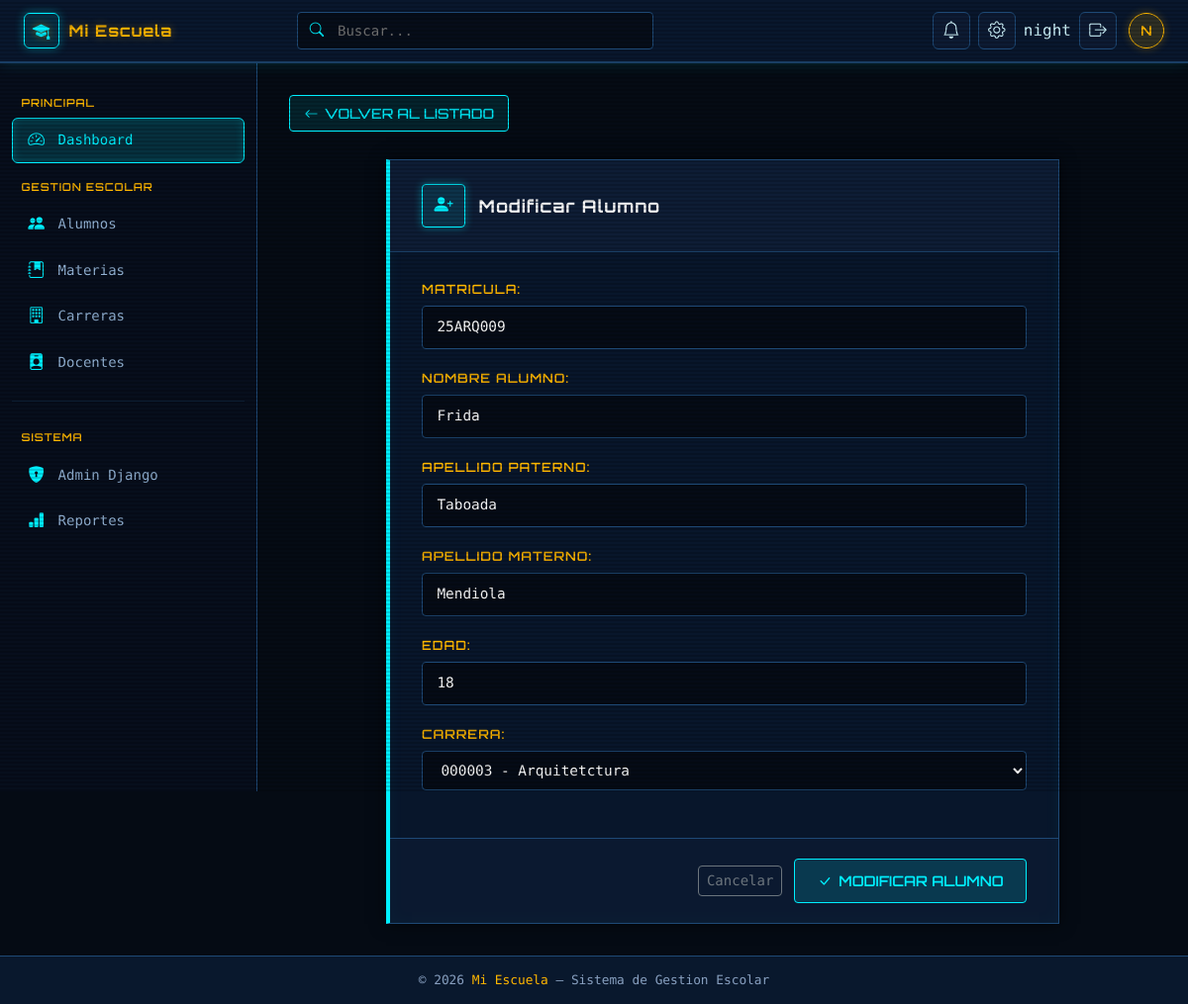
The app's page /alumno/editar/3/ (signed in) with its own data.
### dark/models.py (models this page shows, shortened)
class Alumno(models.Model):
    matricula = models.CharField(verbose_name='Matricula', max_length=8, unique=True)
    nombre = models.CharField(verbose_name='Nombre alumno', max_length=50)
    apellido_paterno = models.CharField(verbose_name='Apellido paterno', max_length=100)
    apellido_materno = models.CharField(verbose_name='Apellido materno', max_length=100)
    edad = models.IntegerField(verbose_name='Edad')
    fecha_registro = models.DateTimeField(auto_now_add=True)
    carrera = models.ForeignKey('Patos', on_delete=models.PROTECT, verbose_name='Carrera')

class Patos(models.Model):
    clave = models.CharField(verbose_name='Clave', max_length=8, unique=True)
    carrera = models.CharField(verbose_name='Nombre Carrera', max_length=50)
    class Meta:
        verbose_name = 'Carrera'
        verbose_name_plural = 'Carreras'
    def __str__(self):
        return f'{self.clave} - {self.carrera}'

### dark/views.py (the view)
# urls.py: path('alumno/editar/<int:pk>/', views.editar_alumno, name='editar_alumno'),
@login_required
def editar_alumno(request, pk):
    alumno = get_object_or_404(Alumno, pk=pk)
    if request.method == 'POST':
        formulario = AlumnoForm(request.POST, instance=alumno)
        if formulario.is_valid():
            formulario.save()
            return redirect('lista_alumnos')
    else:
        formulario = AlumnoForm(instance=alumno)
    return render(request, 'crear_alumno.html', {'formulario': formulario, 'accion': 'Modificar'})

### dark/forms.py
class AlumnoForm(forms.ModelForm):
    class Meta:
        model = Alumno
        fields = ['matricula', 'nombre', 'apellido_paterno', 'apellido_materno', 'edad', 'carrera']
        widgets = {
            'matricula': forms.TextInput(attrs={'class': 'hud-input', 'placeholder': 'Ej. 23TID021'}),
            'nombre': forms.TextInput(attrs={'class': 'hud-input', 'placeholder': 'Nombre(s)'}),
            'apellido_paterno': forms.TextInput(attrs={'class': 'hud-input', 'placeholder': 'Apellido Paterno'}),
            'apellido_materno': forms.TextInput(attrs={'class': 'hud-input', 'placeholder': 'Apellido Materno'}),
            'edad': forms.NumberInput(attrs={'class': 'hud-input'}),
            'carrera': forms.Select(attrs={'class': 'hud-input'}),
        }

### dark/templates/crear_alumno.html (shortened to what this page needs)
{% extends "base.html" %}
{% block contenido %}
<div class="page-header">
    <a href="{% url 'lista_alumnos' %}" class="btn-back">
        <i class="bi bi-arrow-left"></i> Volver al listado
    </a>
</div>
<div class="form-card">
    <div class="form-card-header">
        <div class="form-card-icon">
            <i class="bi bi-person-plus-fill"></i>
        </div>
        <div>
            <p class="form-card-title">{{ accion }} Alumno</p>
        </div>
    </div>
    <form method="POST">
        <div class="form-card-body">
            {{ formulario.as_p }}
        </div>
        <div class="form-card-footer">
            <a href="{% url 'lista_alumnos' %}" class="btn btn-outline-secondary btn-sm" style="font-family: var(--font-mono);">
                Cancelar
            </a>
            <button type="submit" class="btn-save">
                <i class="bi bi-check-lg"></i> {{ accion }} Alumno
            </button>
        </div>
    </form>
</div>
{% endblock contenido %}

### dark/templates/base.html (shortened to what this page needs)
{% load static %}
<!DOCTYPE html>
<html lang="es">
<head>
    <link href="https://cdn.jsdelivr.net/npm/bootstrap@5.3.3/dist/css/bootstrap.min.css" rel="stylesheet">
    <link href="https://cdn.jsdelivr.net/npm/bootstrap-icons@1.11.3/font/bootstrap-icons.min.css" rel="stylesheet">
    <link href="{% static 'alumnos/css/base.css' %}" rel="stylesheet">
</head>
<body>
    <header class="top-navbar">
        <a href="#" class="brand">
            <div class="brand-icon">
                <i class="bi bi-mortarboard-fill"></i>
            </div>
            Mi Escuela
        </a>
        <div class="navbar-search d-none d-md-block">
            <div class="search-wrapper">
                <i class="bi bi-search"></i>
                <input type="text" placeholder="Buscar...">
            </div>
        </div>
        <div class="navbar-right">
            <button class="nav-icon-btn" title="Notificaciones">
                <i class="bi bi-bell"></i>
            </button>
            <button class="nav-icon-btn" title="Configuracion">
                <i class="bi bi-gear"></i>
            </button>
            {% if user.is_authenticated %}
            <span class="navbar-username">{{ user.username }}</span>
            <form method="POST" action="{% url 'logout' %}" style="margin:0;">
                <button type="submit" class="nav-icon-btn logout-btn" title="Cerrar sesión">
                    <i class="bi bi-box-arrow-right"></i>
                </button>
            </form>
            {% endif %}
            <div class="avatar" title="{{ user.username }}">{{ user.username|first|upper }}</div>
        </div>
    </header>
    <div class="app-wrapper">
        <aside id="sidebar">
            <div class="sidebar-section">
                <p class="sidebar-label">Principal</p>
                <a href="#" class="sidebar-link active">
                    <i class="bi bi-speedometer2"></i> Dashboard
                </a>
            </div>
            <div class="sidebar-section">
                <p class="sidebar-label">Gestion Escolar</p>
                <a href="{% url 'lista_alumnos' %}" class="sidebar-link">
                    <i class="bi bi-people-fill"></i> Alumnos
                </a>
                <a href="{% url 'lista_materias' %}" class="sidebar-link">
                    <i class="bi bi-journal-bookmark-fill"></i> Materias
                </a>
                <a href="{% url "lista_carreras" %}" class="sidebar-link">
                    <i class="bi bi-building"></i> Carreras
                </a>
                <a href="#" class="sidebar-link">
                    <i class="bi bi-person-badge-fill"></i> Docentes
                </a>
            </div>
            <hr class="sidebar-divider">
            <div class="sidebar-section">
                <p class="sidebar-label">Sistema</p>
                <a href="/admin/" class="sidebar-link">
                    <i class="bi bi-shield-lock-fill"></i> Admin Django
                </a>
                <a href="#" class="sidebar-link">
                    <i class="bi bi-bar-chart-fill"></i> Reportes
                </a>
            </div>
        </aside>
        <main id="main-content">
            {% block contenido %}{% endblock contenido %}
        </main>
    </div>
    <footer>
        &copy; 2026 <span>Mi Escuela</span> &mdash; Sistema de Gestion Escolar
    </footer>
</body>
</html>

### dark/templates/crear_alumno.html (style rules this page uses)
.page-header { display: flex; align-items: center; gap: 1rem; margin-bottom: 1.75rem; }
.btn-back { display: inline-flex; align-items: center; gap: 0.4rem; color: var(--hud-blue); text-decoration: none; font-size: 0.875rem; font-weight: 500; padding: 0.45rem 0.9rem; border: 1px solid var(--hud-blue); border-radius: 4px; background: rgba(0, 240, 255, 0.1); transition: all 0.15s; font-family: var(--font-heading); text-transform: uppercase; }
.form-card { background: var(--hud-card-bg); border: 1px solid var(--hud-border); border-left: 4px solid var(--hud-blue); border-radius: 0px; box-shadow: 0 0 15px rgba(0, 0, 0, 0.6), inset 0 0 15px rgba(0, 240, 255, 0.05); backdrop-filter: blur(5px); max-width: 680px; overflow: hidden; margin: 0 auto; }
.form-card-header { padding: 1.5rem 2rem; border-bottom: 1px solid var(--hud-border); display: flex; align-items: center; gap: 0.85rem; background: rgba(15, 30, 55, 0.9); }
.form-card-icon { width: 44px; height: 44px; border-radius: 4px; background: rgba(0, 240, 255, 0.1); border: 1px solid var(--hud-blue); color: var(--hud-blue); font-size: 1.2rem; display: flex; align-items: center; justify-content: center; flex-shrink: 0; box-shadow: 0 0 8px var(--hud-blue-glow); }
.form-card-title { font-size: 1.1rem; font-weight: 700; color: #ffffff; margin: 0; font-family: var(--font-heading); letter-spacing: 1px; }
.form-card-body { padding: 1.75rem 2rem; }
.form-card-footer { padding: 1.25rem 2rem; border-top: 1px solid var(--hud-border); display: flex; align-items: center; justify-content: flex-end; gap: 0.75rem; background: rgba(15, 30, 55, 0.5); }
.btn-save { display: inline-flex; align-items: center; gap: 0.45rem; background: rgba(0, 240, 255, 0.15); color: var(--hud-blue); border: 1px solid var(--hud-blue); border-radius: 4px; padding: 0.65rem 1.4rem; font-size: 0.9rem; font-weight: 600; cursor: pointer; transition: all 0.2s; font-family: var(--font-heading); text-transform: uppercase; }
.form-card-body p { margin-bottom: 1.25rem; }
.form-card-body p label { display: block; font-size: 0.8rem; font-weight: 600; color: var(--hud-gold); text-transform: uppercase; letter-spacing: 1px; margin-bottom: 0.4rem; font-family: var(--font-heading); }
.form-card-body input, .form-card-body select, .form-card-body textarea { border: 1px solid var(--hud-border) !important; border-radius: 4px !important; padding: 0.65rem 0.9rem !important; font-size: 0.9rem !important; color: #ffffff !important; background: rgba(5, 11, 20, 0.9) !important; outline: none !important; width: 100% !important; transition: border-color 0.2s, box-shadow 0.2s !important; font-family: var(--font-mono) !important; }

### records on screen
Alumno: matricula "25ARQ009", nombre "Frida", apellido_paterno "Taboada", apellido_materno "Mendiola", edad "18"
Patos: carrera "000003 - Arquitetctura"

### other values on screen
{{ user.username }} "night"
{{ user.username|first|upper }} "N"
{{ accion }} "Modificar"
{{ accion }} "MODIFICAR"
